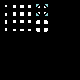

A level layout from a 2D game, rendered from its tile map. Below: a short description, then the map file with tile-grid data replaced by summaries:
An orthogonal 20x20 tile map with 4x4 px tiles, 3 tile layers (regions, input_set, output_collision), 4 tilesets.

<map version="1.4" tiledversion="1.4.2" orientation="orthogonal" renderorder="right-down" width="20" height="20" tilewidth="4" tileheight="4" infinite="0" nextlayerid="5" nextobjectid="1">
 <tileset firstgid="1" source="../Tilesets/ground.tsx" />
 <tileset firstgid="65" source="regions.tsx" />
 <tileset firstgid="129" source="../Tilesets/set.tsx" />
 <tileset firstgid="193" source="../Tilesets/coll.tsx" />
 <layer id="1" name="regions" width="20" height="20">
  <data>[400 cells, 24 non-empty, 1 distinct tile ids]</data>
 </layer>
 <layer id="4" name="input_set" width="20" height="20" opacity="0.5">
  <data>[400 cells, 24 non-empty, 24 distinct tile ids]</data>
 </layer>
 <layer id="3" name="output_collision" width="20" height="20">
  <data>[400 cells, 24 non-empty, 24 distinct tile ids]</data>
 </layer>
</map>
